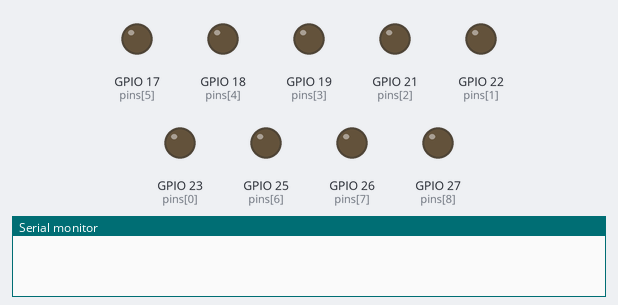
Recording of a sketch running on a simulated ESP32. On the bench: output pins drawn as LEDs (lit = HIGH), the last lines printed to the serial monitor.

Above: at 0.0 s.
At 9.39 s:
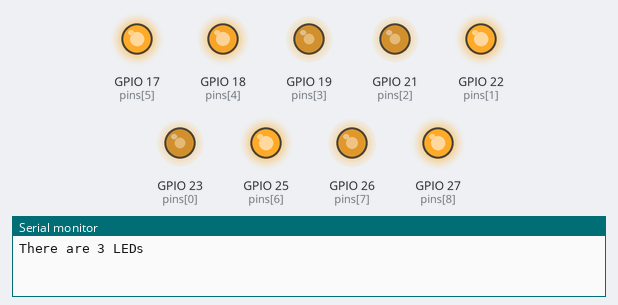
At 19.45 s:
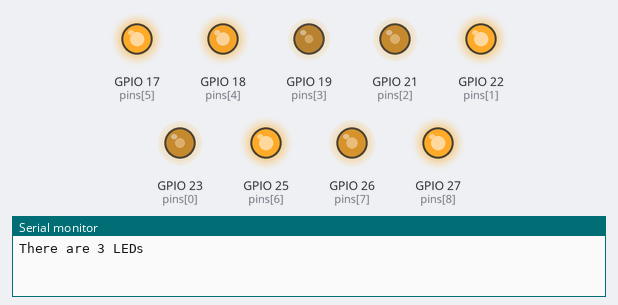
At 29.36 s:
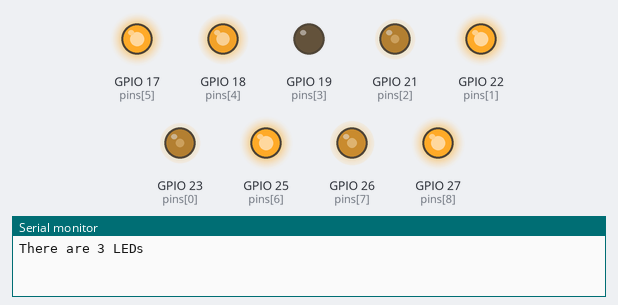
At 38.93 s:
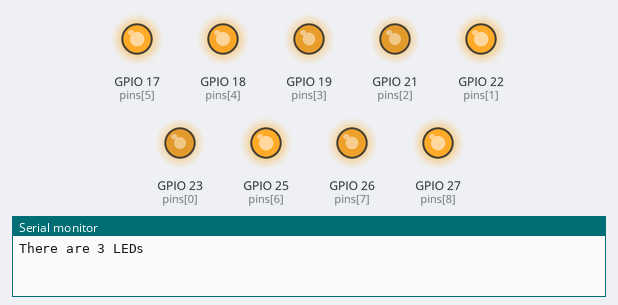
Timing chart, 0 to 40.0 s (numbered marks = the images above):
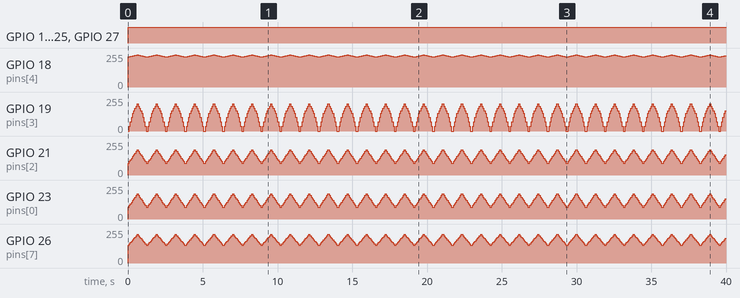

Measured:
- by itself, GPIO 17 (pins[5]), GPIO 22 (pins[1]), GPIO 25 (pins[6]), GPIO 27 (pins[8]): LOW → HIGH at 0.01 s
- by itself, GPIO 19 (pins[3]): repeats every 1.3 s: 68/255 0.08 s, 102/255 0.08 s, 135/255 0.08 s, 152/255 0.08 s, 169/255 0.08 s, 186/255 0.08 s, 203/255 0.08 s, 186/255 0.08 s, 169/255 0.08 s, 152/255 0.08 s, 135/255 0.08 s, 102/255 0.08 s, 68/255 0.08 s, 34/255 0.08 s, 0/255 0.15 s, 34/255 0.08 s
- by itself, GPIO 18 (pins[4]): repeats every 1.3 s: 228/255 0.08 s, 230/255 0.08 s, 232/255 0.08 s, 234/255 0.08 s, 236/255 0.08 s, 238/255 0.08 s, 240/255 0.08 s, 242/255 0.08 s, 240/255 0.08 s, 238/255 0.08 s, 236/255 0.08 s, 234/255 0.08 s, 232/255 0.08 s, 230/255 0.08 s, 228/255 0.08 s, 226/255 0.15 s

The sketch:

rgb_led_over_wifi.ino
```cpp
/*
 *  This sketch run on ESP32 with Arduino core for ESP32,
 *  demonstrates how to set up a simple HTTP-like server.
 *  The server will set a GPIO pins depending on the request,
 *  to control the brightness of RGB LED connected to:
 *    21 : BLUE
 *    22 : GREEN
 *    23 : RED
 *
 *    http://server_ip/rgb/rrggbb/
 *    where rr is the value set RED
 *    where gg is the value set GREEN
 *    where bb is the value set BLUE
 *    then terminate with '/'
 *  server_ip is the IP address of the ESP32, will be
 *  printed to Serial when the module is connected.
*/
#include <string>
#include <stdint.h>

#define MAX_LED_VALUE 255
#define RESOLUTION 8
#define LEDC_BASE_FREQ 5000

// LED PINs
const int pins[] = {23,22,21,19,18,17,25,26,27};
const int pinsLength = sizeof(pins) / sizeof(*pins);
const int ledCount = pinsLength / 3;

// [patterns defined][[led count][led channel]
unsigned long patternArray[17][ledCount][3] = {
  {
    {0xa6,0x00,0xa6},
    {0xff,0x1c,0x00},
    {0x00,0x78,0x00},
  },
  {
    {0x99,0x00,0x99},
    {0xdd,0x1a,0x00},
    {0x00,0x6e,0x00},
  },
  {
    {0x8c,0x00,0x8c},
    {0xbb,0x18,0x00},
    {0x00,0x64,0x00},
  },
  {
    {0x80,0x00,0x80},
    {0x99,0x16,0x00},
    {0x00,0x5a,0x00},
  },
  {
    {0x73,0x00,0x73},
    {0x77,0x14,0x00},
    {0x00,0x50,0x00},
  },
  {
    {0x66,0x00,0x66},
    {0x66,0x12,0x00},
    {0x00,0x46,0x00},
  },
  {
    {0x59,0x00,0x59},
    {0x55,0x10,0x00},
    {0x00,0x3c,0x00},
  },
  {
    {0x4c,0x00,0x4c},
    {0x44,0x0e,0x00},
    {0x00,0x32,0x00},
  },
  {
    {0x40,0x00,0x40},
    {0x33,0x0c,0x00},
    {0x00,0x28,0x00},
  },
  {
    {0x4c,0x00,0x4c},
    {0x44,0x0e,0x00},
    {0x00,0x32,0x00},
  },
  {
    {0x59,0x00,0x59},
    {0x55,0x10,0x00},
    {0x00,0x3c,0x00},
  },
  {
    {0x66,0x00,0x66},
    {0x66,0x12,0x00},
    {0x00,0x46,0x00},
  },
  {
    {0x73,0x00,0x73},
    {0x77,0x14,0x00},
    {0x00,0x50,0x00},
  },
  {
    {0x80,0x00,0x80},
    {0x99,0x16,0x00},
    {0x00,0x5a,0x00},
  },
  {
    {0x8c,0x00,0x8c},
    {0xbb,0x18,0x00},
    {0x00,0x64,0x00},
  },
  {
    {0x99,0x00,0x99},
    {0xdd,0x1a,0x00},
    {0x00,0x6e,0x00},
  },
  {
    {0xa6,0x00,0xa6},
    {0xff,0x1c,0x00},
    {0x00,0x78,0x00},
  },
};

uint32_t min(uint32_t num1, uint32_t num2){
  if(num1 < num2) {
    return num1;
  } else {
    return num2;
  }
}

void setup() {
  Serial.begin(115200);
  delay(10);
  Serial.println("There are " + String(ledCount) + " LEDs");

  // Setup timer and attach timer to a led pins
  int channel = 0;
  for (int i = 0; i < pinsLength; i++){
    ledcSetup(channel, LEDC_BASE_FREQ, RESOLUTION);
    ledcAttachPin(pins[channel], channel);
    channel++;
  }
}

void loop() {
      int channel;
      int patternArrayLength = sizeof(patternArray) / sizeof(*patternArray);
      for (int i = 0; i < patternArrayLength; i++){
        // i is the row of the patternArray we are working on, each row represents 3 leds
        channel = 0;
        for (int j = 0; j < ledCount; j++) {
          // j is the LED we are working on
          int patternArraySubLength = sizeof(patternArray[i]) / sizeof(*patternArray[i]);
          for (int k = 0; k < patternArraySubLength; k++) {
            ledcWrite(channel, min(255 - patternArray[i][j][k], MAX_LED_VALUE));
            channel++;
          }
        }
        delay(75);
      }
}
```
